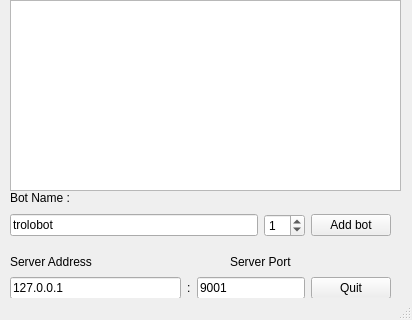
<?xml version="1.0" encoding="UTF-8"?>
<ui version="4.0">
 <class>gui</class>
 <widget class="QMainWindow" name="gui">
  <property name="geometry">
   <rect>
    <x>0</x>
    <y>0</y>
    <width>412</width>
    <height>320</height>
   </rect>
  </property>
  <property name="windowTitle">
   <string>Bot Manager</string>
  </property>
  <widget class="QWidget" name="centralwidget">
   <widget class="QWidget" name="horizontalLayoutWidget">
    <property name="geometry">
     <rect>
      <x>10</x>
      <y>210</y>
      <width>381</width>
      <height>31</height>
     </rect>
    </property>
    <layout class="QHBoxLayout" name="horizontalLayout">
     <item>
      <widget class="QLineEdit" name="lename">
       <property name="text">
        <string>trolobot</string>
       </property>
      </widget>
     </item>
     <item>
      <widget class="QSpinBox" name="sbbotnb">
       <property name="value">
        <number>1</number>
       </property>
      </widget>
     </item>
     <item>
      <widget class="QPushButton" name="pbaddbot">
       <property name="text">
        <string>Add bot</string>
       </property>
      </widget>
     </item>
    </layout>
   </widget>
   <widget class="QWidget" name="verticalLayoutWidget">
    <property name="geometry">
     <rect>
      <x>10</x>
      <y>250</y>
      <width>381</width>
      <height>51</height>
     </rect>
    </property>
    <layout class="QVBoxLayout" name="verticalLayout">
     <item>
      <layout class="QHBoxLayout" name="horizontalLayout_4">
       <property name="topMargin">
        <number>3</number>
       </property>
       <item>
        <widget class="QLabel" name="label_3">
         <property name="sizePolicy">
          <sizepolicy hsizetype="Preferred" vsizetype="Fixed">
           <horstretch>4</horstretch>
           <verstretch>0</verstretch>
          </sizepolicy>
         </property>
         <property name="text">
          <string>Server Address</string>
         </property>
        </widget>
       </item>
       <item>
        <widget class="QLabel" name="label_4">
         <property name="sizePolicy">
          <sizepolicy hsizetype="Preferred" vsizetype="Fixed">
           <horstretch>3</horstretch>
           <verstretch>0</verstretch>
          </sizepolicy>
         </property>
         <property name="text">
          <string>Server Port</string>
         </property>
        </widget>
       </item>
      </layout>
     </item>
     <item>
      <layout class="QHBoxLayout" name="horizontalLayout_2">
       <item>
        <widget class="QLineEdit" name="leaddress">
         <property name="text">
          <string>127.0.0.1</string>
         </property>
        </widget>
       </item>
       <item>
        <widget class="QLabel" name="label_2">
         <property name="text">
          <string>:</string>
         </property>
        </widget>
       </item>
       <item>
        <widget class="QLineEdit" name="leport">
         <property name="sizePolicy">
          <sizepolicy hsizetype="Fixed" vsizetype="Fixed">
           <horstretch>0</horstretch>
           <verstretch>0</verstretch>
          </sizepolicy>
         </property>
         <property name="minimumSize">
          <size>
           <width>0</width>
           <height>0</height>
          </size>
         </property>
         <property name="text">
          <string>9001</string>
         </property>
        </widget>
       </item>
       <item>
        <widget class="QPushButton" name="pbquit">
         <property name="text">
          <string>Quit</string>
         </property>
        </widget>
       </item>
      </layout>
     </item>
    </layout>
   </widget>
   <widget class="QLabel" name="label">
    <property name="geometry">
     <rect>
      <x>10</x>
      <y>190</y>
      <width>71</width>
      <height>16</height>
     </rect>
    </property>
    <property name="text">
     <string>Bot Name :</string>
    </property>
   </widget>
   <widget class="QTableView" name="tvbots">
    <property name="geometry">
     <rect>
      <x>10</x>
      <y>0</y>
      <width>391</width>
      <height>191</height>
     </rect>
    </property>
    <property name="sizePolicy">
     <sizepolicy hsizetype="Expanding" vsizetype="Expanding">
      <horstretch>1</horstretch>
      <verstretch>0</verstretch>
     </sizepolicy>
    </property>
    <property name="wordWrap">
     <bool>false</bool>
    </property>
    <attribute name="horizontalHeaderStretchLastSection">
     <bool>true</bool>
    </attribute>
   </widget>
  </widget>
  <widget class="QStatusBar" name="statusbar"/>
 </widget>
 <resources/>
 <connections/>
</ui>
